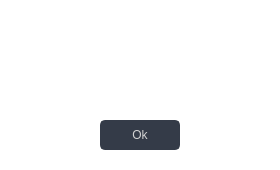
<?xml version="1.0" encoding="UTF-8"?>
<ui version="4.0">
 <author>Wanderson M. Pimenta</author>
 <class>TaskComplete</class>
 <widget class="QMainWindow" name="TaskComplete">
  <property name="windowModality">
   <enum>Qt::WindowModal</enum>
  </property>
  <property name="enabled">
   <bool>true</bool>
  </property>
  <property name="geometry">
   <rect>
    <x>0</x>
    <y>0</y>
    <width>280</width>
    <height>170</height>
   </rect>
  </property>
  <property name="minimumSize">
   <size>
    <width>280</width>
    <height>170</height>
   </size>
  </property>
  <property name="maximumSize">
   <size>
    <width>280</width>
    <height>180</height>
   </size>
  </property>
  <property name="font">
   <font>
    <family>Segoe UI</family>
    <pointsize>10</pointsize>
    <kerning>true</kerning>
   </font>
  </property>
  <property name="windowTitle">
   <string>Task</string>
  </property>
  <property name="windowIcon">
   <iconset resource="files.qrc">
    <normaloff>:/20x20/icons/20x20/cil-comment-square.png</normaloff>:/20x20/icons/20x20/cil-comment-square.png</iconset>
  </property>
  <property name="styleSheet">
   <string notr="true">QMainWindow {background: transparent; }
QToolTip {
	color: #ffffff;
	background-color: rgba(27, 29, 35, 160);
	border: 1px solid rgb(40, 40, 40);
	border-radius: 2px;
}</string>
  </property>
  <property name="locale">
   <locale language="English" country="UnitedStates"/>
  </property>
  <widget class="QWidget" name="centralwidget">
   <property name="maximumSize">
    <size>
     <width>280</width>
     <height>170</height>
    </size>
   </property>
   <property name="styleSheet">
    <string notr="true">background: transparent;
color: rgb(210, 210, 210);</string>
   </property>
   <widget class="QFrame" name="frame_main">
    <property name="geometry">
     <rect>
      <x>0</x>
      <y>0</y>
      <width>280</width>
      <height>170</height>
     </rect>
    </property>
    <property name="minimumSize">
     <size>
      <width>280</width>
      <height>170</height>
     </size>
    </property>
    <property name="maximumSize">
     <size>
      <width>280</width>
      <height>170</height>
     </size>
    </property>
    <property name="styleSheet">
     <string notr="true">/* LINE EDIT */
QLineEdit {
	background-color: rgb(27, 29, 35);
	border-radius: 5px;
	border: 2px solid rgb(27, 29, 35);
	padding-left: 10px;
}
QLineEdit:hover {
	border: 2px solid rgb(64, 71, 88);
}
QLineEdit:focus {
	border: 2px solid rgb(91, 101, 124);
}

/* SCROLL BARS */
QScrollBar:horizontal {
    border: none;
    background: rgb(52, 59, 72);
    height: 14px;
    margin: 0px 21px 0 21px;
	border-radius: 0px;
}
QScrollBar::handle:horizontal {
    background: rgb(85, 170, 255);
    min-width: 25px;
	border-radius: 7px
}
QScrollBar::add-line:horizontal {
    border: none;
    background: rgb(55, 63, 77);
    width: 20px;
	border-top-right-radius: 7px;
    border-bottom-right-radius: 7px;
    subcontrol-position: right;
    subcontrol-origin: margin;
}
QScrollBar::sub-line:horizontal {
    border: none;
    background: rgb(55, 63, 77);
    width: 20px;
	border-top-left-radius: 7px;
    border-bottom-left-radius: 7px;
    subcontrol-position: left;
    subcontrol-origin: margin;
}
QScrollBar::up-arrow:horizontal, QScrollBar::down-arrow:horizontal
{
     background: none;
}
QScrollBar::add-page:horizontal, QScrollBar::sub-page:horizontal
{
     background: none;
}
 QScrollBar:vertical {
	border: none;
    background: rgb(52, 59, 72);
    width: 14px;
    margin: 21px 0 21px 0;
	border-radius: 0px;
 }
 QScrollBar::handle:vertical {	
	background: rgb(85, 170, 255);
    min-height: 25px;
	border-radius: 7px
 }
 QScrollBar::add-line:vertical {
     border: none;
    background: rgb(55, 63, 77);
     height: 20px;
	border-bottom-left-radius: 7px;
    border-bottom-right-radius: 7px;
     subcontrol-position: bottom;
     subcontrol-origin: margin;
 }
 QScrollBar::sub-line:vertical {
	border: none;
    background: rgb(55, 63, 77);
     height: 20px;
	border-top-left-radius: 7px;
    border-top-right-radius: 7px;
     subcontrol-position: top;
     subcontrol-origin: margin;
 }
 QScrollBar::up-arrow:vertical, QScrollBar::down-arrow:vertical {
     background: none;
 }

 QScrollBar::add-page:vertical, QScrollBar::sub-page:vertical {
     background: none;
 }

/* CHECKBOX */
QCheckBox::indicator {
    border: 3px solid rgb(52, 59, 72);
	width: 15px;
	height: 15px;
	border-radius: 10px;
    background: rgb(44, 49, 60);
}
QCheckBox::indicator:hover {
    border: 3px solid rgb(58, 66, 81);
}
QCheckBox::indicator:checked {
    background: 3px solid rgb(52, 59, 72);
	border: 3px solid rgb(52, 59, 72);	
	background-image: url(:/16x16/icons/16x16/cil-check-alt.png);
}

/* RADIO BUTTON */
QRadioButton::indicator {
    border: 3px solid rgb(52, 59, 72);
	width: 15px;
	height: 15px;
	border-radius: 10px;
    background: rgb(44, 49, 60);
}
QRadioButton::indicator:hover {
    border: 3px solid rgb(58, 66, 81);
}
QRadioButton::indicator:checked {
    background: 3px solid rgb(94, 106, 130);
	border: 3px solid rgb(52, 59, 72);	
}

/* COMBOBOX */
QComboBox{
	background-color: rgb(27, 29, 35);
	border-radius: 5px;
	border: 2px solid rgb(27, 29, 35);
	padding: 5px;
	padding-left: 10px;
}
QComboBox:hover{
	border: 2px solid rgb(64, 71, 88);
}
QComboBox::drop-down {
	subcontrol-origin: padding;
	subcontrol-position: top right;
	width: 25px; 
	border-left-width: 3px;
	border-left-color: rgba(39, 44, 54, 150);
	border-left-style: solid;
	border-top-right-radius: 3px;
	border-bottom-right-radius: 3px;	
	background-image: url(:/16x16/icons/16x16/cil-arrow-bottom.png);
	background-position: center;
	background-repeat: no-reperat;
 }
QComboBox QAbstractItemView {
	color: rgb(85, 170, 255);	
	background-color: rgb(27, 29, 35);
	padding: 10px;
	selection-background-color: rgb(39, 44, 54);
}

/* SLIDERS */
QSlider::groove:horizontal {
    border-radius: 9px;
    height: 18px;
	margin: 0px;
	background-color: rgb(52, 59, 72);
}
QSlider::groove:horizontal:hover {
	background-color: rgb(55, 62, 76);
}
QSlider::handle:horizontal {
    background-color: rgb(85, 170, 255);
    border: none;
    height: 18px;
    width: 18px;
    margin: 0px;
	border-radius: 9px;
}
QSlider::handle:horizontal:hover {
    background-color: rgb(105, 180, 255);
}
QSlider::handle:horizontal:pressed {
    background-color: rgb(65, 130, 195);
}

QSlider::groove:vertical {
    border-radius: 9px;
    width: 18px;
    margin: 0px;
	background-color: rgb(52, 59, 72);
}
QSlider::groove:vertical:hover {
	background-color: rgb(55, 62, 76);
}
QSlider::handle:vertical {
    background-color: rgb(85, 170, 255);
	border: none;
    height: 18px;
    width: 18px;
    margin: 0px;
	border-radius: 9px;
}
QSlider::handle:vertical:hover {
    background-color: rgb(105, 180, 255);
}
QSlider::handle:vertical:pressed {
    background-color: rgb(65, 130, 195);
}

</string>
    </property>
    <property name="frameShape">
     <enum>QFrame::NoFrame</enum>
    </property>
    <property name="frameShadow">
     <enum>QFrame::Raised</enum>
    </property>
    <widget class="QPushButton" name="pushButton_4">
     <property name="enabled">
      <bool>true</bool>
     </property>
     <property name="geometry">
      <rect>
       <x>100</x>
       <y>120</y>
       <width>80</width>
       <height>30</height>
      </rect>
     </property>
     <property name="sizePolicy">
      <sizepolicy hsizetype="Fixed" vsizetype="Fixed">
       <horstretch>0</horstretch>
       <verstretch>0</verstretch>
      </sizepolicy>
     </property>
     <property name="minimumSize">
      <size>
       <width>80</width>
       <height>30</height>
      </size>
     </property>
     <property name="font">
      <font>
       <family>Segoe UI</family>
       <pointsize>9</pointsize>
      </font>
     </property>
     <property name="styleSheet">
      <string notr="true">QPushButton {
	border: 2px solid rgb(52, 59, 72);
	border-radius: 5px;	
	background-color: rgb(52, 59, 72);
}
QPushButton:hover {
	background-color: rgb(57, 65, 80);
	border: 2px solid rgb(61, 70, 86);
}
QPushButton:pressed {	
	background-color: rgb(35, 40, 49);
	border: 2px solid rgb(43, 50, 61);
}</string>
     </property>
     <property name="text">
      <string>Ok</string>
     </property>
    </widget>
    <widget class="QTextBrowser" name="textBrowser">
     <property name="enabled">
      <bool>true</bool>
     </property>
     <property name="geometry">
      <rect>
       <x>25</x>
       <y>20</y>
       <width>231</width>
       <height>91</height>
      </rect>
     </property>
     <property name="mouseTracking">
      <bool>true</bool>
     </property>
     <property name="focusPolicy">
      <enum>Qt::StrongFocus</enum>
     </property>
     <property name="acceptDrops">
      <bool>true</bool>
     </property>
     <property name="autoFillBackground">
      <bool>true</bool>
     </property>
     <property name="styleSheet">
      <string notr="true"/>
     </property>
     <property name="frameShape">
      <enum>QFrame::NoFrame</enum>
     </property>
     <property name="frameShadow">
      <enum>QFrame::Sunken</enum>
     </property>
     <property name="autoFormatting">
      <set>QTextEdit::AutoNone</set>
     </property>
     <property name="openLinks">
      <bool>true</bool>
     </property>
    </widget>
   </widget>
  </widget>
 </widget>
 <resources>
  <include location="files.qrc"/>
 </resources>
 <connections/>
</ui>
